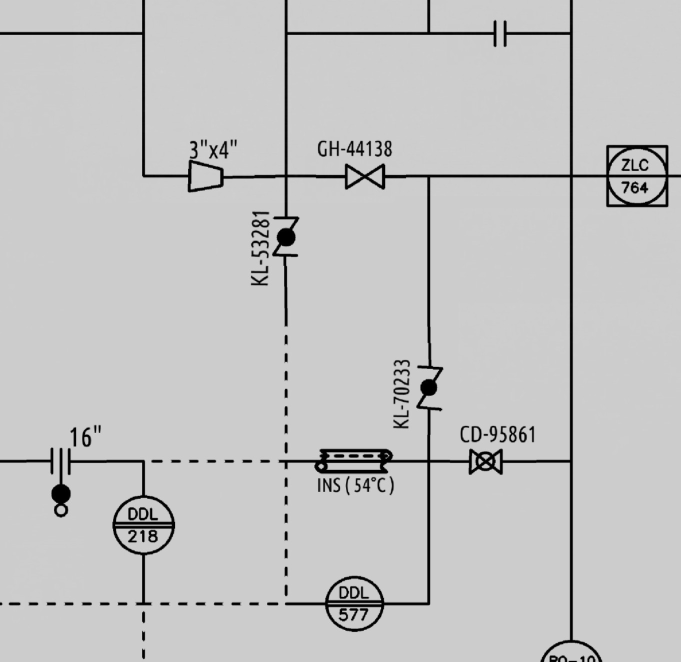
#> input picture tests/PID Test Image.jpg, 1362 x 1323 px (shown at 1/2 size); its folder holds only this picture in this run
$ python -i topology_engine.py   (imports and definitions only)
#> lines starting #> are read from the running program, lines starting #| are printed output that depends on the picture; after the words box and inside, x2 and y2 are one past the last pixel; in counts of white or black regions, pixels touching at a corner belong together
import cv2
import numpy as np
import math
import re
from collections import defaultdict

# ── Line-type detection constants ─────────────────────────────────────────
_THICKNESS_SAMPLES = 5     # number of perpendicular samples per segment
_DASH_WINDOW = 9           # pixels to scan along line for dash detection
_SOLID_FRACTION = 0.85     # ≥85% filled → "solid"

# ── Symbol categories for ISA-5.1 line classification ─────────────────────
# Equipment symbols (process lines connect these)
_EQUIPMENT_SYMBOLS = {
    "pump", "centrifugal_pump", "rotary_pump", "gear_pump", "diaphragm_pump",
    "valve", "gate_valve", "globe_valve", "ball_valve", "butterfly_valve",
    "check_valve", "control_valve", "safety_valve", "relief_valve",
    "vessel", "tank", "column", "reactor", "drum", "separator",
    "heat_exchanger", "shell_tube", "plate_exchanger", "air_cooler",
    "compressor", "centrifugal_compressor", "reciprocating_compressor",
    "filter", "strainer", "basket", "cartridge",
    "mixer", "agitator", "blender",
    "crusher", "grinder", "mill",
    "dryer", "evaporator", "distillation",
    "furnace", "boiler", "heater",
    "conveyor", "elevator",
    "motor", "engine", "turbine",
    "fan", "blower",
}

# Instrument symbols (signal lines connect these)
_INSTRUMENT_SYMBOLS = {
    "instrument", "indicator", "transmitter", "controller", "recorder",
    "gauge", "switch", "alarm", "meter", "sensor", "element", "transducer",
    "flow_indicator", "level_indicator", "pressure_indicator", "temperature_indicator",
    "flow_transmitter", "level_transmitter", "pressure_transmitter", "temperature_transmitter",
    "flow_controller", "level_controller", "pressure_controller", "temperature_controller",
    "flow_switch", "level_switch", "pressure_switch", "temperature_switch",
    "flow_meter", "level_meter", "pressure_meter", "temperature_meter",
}

# Utility source symbols
_UTILITY_SOURCE_SYMBOLS = {
    "steam_source", "air_source", "water_source", "gas_source",
    "nitrogen_source", "hydrogen_source", "oxygen_source",
    "utility_header", "drain", "vent", "flare",
}

# Utility destination symbols (things that USE utilities)
_UTILITY_DEST_SYMBOLS = {
    "steam_trap", "condensate", "drain", "vent",
    "relief_valve", "safety_valve",
}

# Instrument keywords for class name detection
_INSTRUMENT_KEYWORDS = {
    "indicator", "transmitter", "controller", "recorder", "gauge",
    "switch", "alarm", "meter", "sensor", "element", "transducer",
    "flow", "level", "pressure", "temperature",
}

# ISA-5.1 instrument tag regex: matches patterns like LIC-101, TI-102, PDIT-204
_INSTRUMENT_TAG_RE = re.compile(r'^(?P<type>[A-Z]{2,4})-(?P<loop>\d{2,4})$')


# [129 lines left out: functions _get_symbol_category, _find_symbols_near_endpoint, classify_line_by_symbols, _get_symbol_name, not called in this run]

LINE_SUBTYPES = {
    1: "continuous",
    2: "dotted",
    3: "2s_signal",
    4: "x_signal",
    5: "o_signal",
    6: "wavy",
    7: "turning",
    8: "1s_signal",
    9: "arrow",
    10: "2_slash",
    11: "software_link",
    12: "mechanical",
    13: "heat_trace",
    14: "dash_dot_dot",
}


# [268 lines left out: functions _sample_along_line, _detect_waviness, _detect_markers, _detect_dash_dot_dot, _detect_mechanical_markers, _detect_heat_trace and 3 more, not called in this run]


class TopologyEngine:
    @staticmethod
    def merge_segments(segments, angle_thresh=25, gap_thresh=50):
        """Merge collinear, nearby segments into longer lines using Union-Find."""
        if not segments:
            return []

        n = len(segments)
        segs = []
        for (p1, p2) in segments:
            x1, y1 = p1
            x2, y2 = p2
            if (x1, y1) > (x2, y2):
                x1, y1, x2, y2 = x2, y2, x1, y1
            length = np.hypot(x2-x1, y2-y1)
            angle = np.degrees(np.arctan2(y2-y1, x2-x1)) % 180
            segs.append((x1, y1, x2, y2, angle, length))

        # Spatial grid for fast neighbor lookup
        GRID = 50
        grid = defaultdict(list)
        for i, s in enumerate(segments):
            for px, py in [s[0], s[1]]:
                cell = (int(px // GRID), int(py // GRID))
                grid[cell].append(i)

        # Union-Find
        parent = list(range(n))
        def find(x):
            while parent[x] != x:
                parent[x] = parent[parent[x]]
                x = parent[x]
            return x
        def union(a, b):
            ra, rb = find(a), find(b)
            if ra != rb:
                parent[ra] = rb

        checked = set()
        for i in range(n):
            si = segs[i]
            candidates = set()
            for px, py in [(si[0], si[1]), (si[2], si[3])]:
                cell = (int(px // GRID), int(py // GRID))
                for dx in range(-1, 2):
                    for dy in range(-1, 2):
                        for j in grid.get((cell[0]+dx, cell[1]+dy), []):
                            if j != i:
                                candidates.add(j)

            for j in candidates:
                pair = (min(i,j), max(i,j))
                if pair in checked:
                    continue
                checked.add(pair)
                sj = segs[j]

                angle_diff = abs(si[4] - sj[4])
                if angle_diff > 90:
                    angle_diff = 180 - angle_diff
                if angle_diff > angle_thresh:
                    continue

                endpoints_i = [(si[0], si[1]), (si[2], si[3])]
                endpoints_j = [(sj[0], sj[1]), (sj[2], sj[3])]
                min_gap = min(np.hypot(pi[0]-pj[0], pi[1]-pj[1])
                              for pi in endpoints_i for pj in endpoints_j)

                if min_gap < gap_thresh:
                    union(i, j)

        # Collect merged lines
        components = defaultdict(list)
        for i in range(n):
            components[find(i)].append(i)

        merged = []
        for root, members in components.items():
            all_pts = []
            for idx in members:
                s = segs[idx]
                all_pts.append((s[0], s[1]))
                all_pts.append((s[2], s[3]))
            if len(all_pts) < 2:
                continue

            avg_angle = np.radians(segs[members[0]][4])
            ux, uy = np.cos(avg_angle), np.sin(avg_angle)
            projections = [(p[0]*ux + p[1]*uy, p) for p in all_pts]
            projections.sort(key=lambda x: x[0])

            p_start = projections[0][1]
            p_end = projections[-1][1]
            merged_len = np.hypot(p_end[0]-p_start[0], p_end[1]-p_start[1])
            if merged_len > 20:
                merged.append(((int(p_start[0]), int(p_start[1])),
                              (int(p_end[0]), int(p_end[1]))))

        return merged

    @staticmethod
    def find_lines(image_path, symbol_bboxes=None):
#> called with image_path = '../tests/PID Test Image.jpg'
        img = cv2.imread(image_path)
#> img is the input picture: shape (1323, 1362, 3); min 0, max 218, mean 195.7
        if img is None: return []
        if len(img.shape) == 3:
            gray = cv2.cvtColor(img, cv2.COLOR_BGR2GRAY)
        else:
            gray = img
        h, w = gray.shape
#> h = 1323; w = 1362

        all_segments = []
        kernel = cv2.getStructuringElement(cv2.MORPH_RECT, (1, 25))

        for thresh_val in [200, None]:
            if thresh_val is None:
                _, thresh = cv2.threshold(gray, 0, 255, cv2.THRESH_BINARY_INV + cv2.THRESH_OTSU)
            else:
                _, thresh = cv2.threshold(gray, thresh_val, 255, cv2.THRESH_BINARY_INV)

            closed = cv2.morphologyEx(thresh, cv2.MORPH_CLOSE, kernel)

            lines = cv2.HoughLinesP(closed, rho=1, theta=np.pi/180,
                                    threshold=50, minLineLength=30, maxLineGap=30)
            if lines is not None:
                for line in lines:
                    coords = line[0] if hasattr(line[0], '__len__') else line
                    x1, y1, x2, y2 = int(coords[0]), int(coords[1]), int(coords[2]), int(coords[3])
                    length = np.hypot(x2 - x1, y2 - y1)
                    if length > min(w, h) * 0.8:
                        continue
                    margin = 20
                    if (x1 < margin and x2 < margin) or (x1 > w - margin and x2 > w - margin):
                        continue
                    if (y1 < margin and y2 < margin) or (y1 > h - margin and y2 > h - margin):
                        continue
                    all_segments.append(((x1, y1), (x2, y2)))
#> this loop made 2 passes
#> pass 1, in find_lines, `_, thresh = cv2.threshold(gray, thresh_val, 255, cv2.THRESH_BINARY_INV)`:
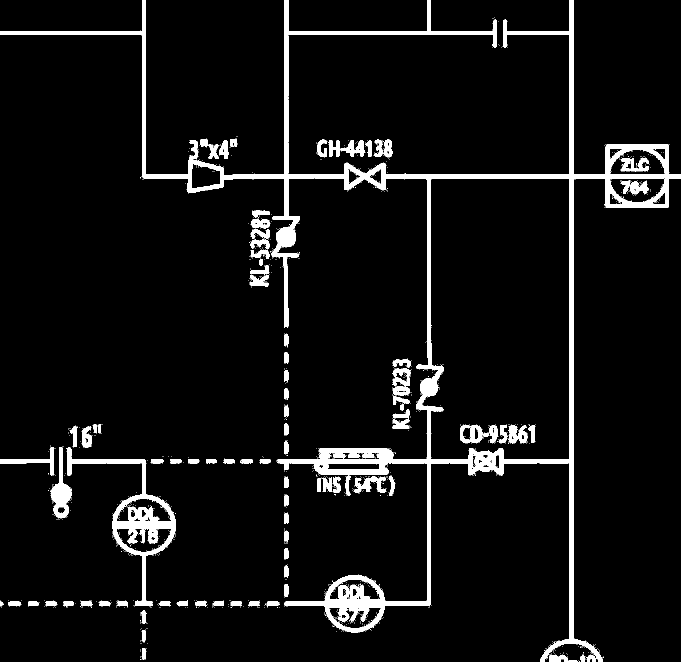
#> thresh: shape (1323, 1362) (shown at 1/2 size); 6.4% white; 1385 white regions (1286 under 20 px), largest, box (x1, y1, x2, y2) and area: (0, 0, 1362, 1323) 72739, (134, 894, 352, 1212) 10043, (100, 894, 144, 1037) 2521
#> pass 1, in find_lines, `closed = cv2.morphologyEx(thresh, cv2.MORPH_CLOSE, kernel)`:
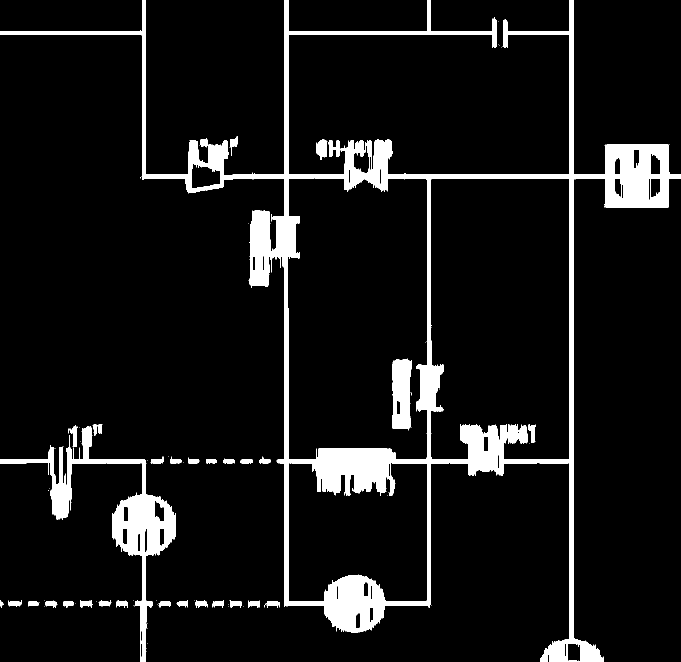
#> closed: shape (1323, 1362) (shown at 1/2 size); 8.3% white; 137 white regions (100 under 20 px), largest, box (x1, y1, x2, y2) and area: (0, 0, 1362, 1323) 110849, (0, 852, 352, 1323) 20658, (499, 420, 540, 576) 5381
#> pass 2, in find_lines, `_, thresh = cv2.threshold(gray, 0, 255, cv2.THRESH_BINARY_INV + cv2.TH..`:
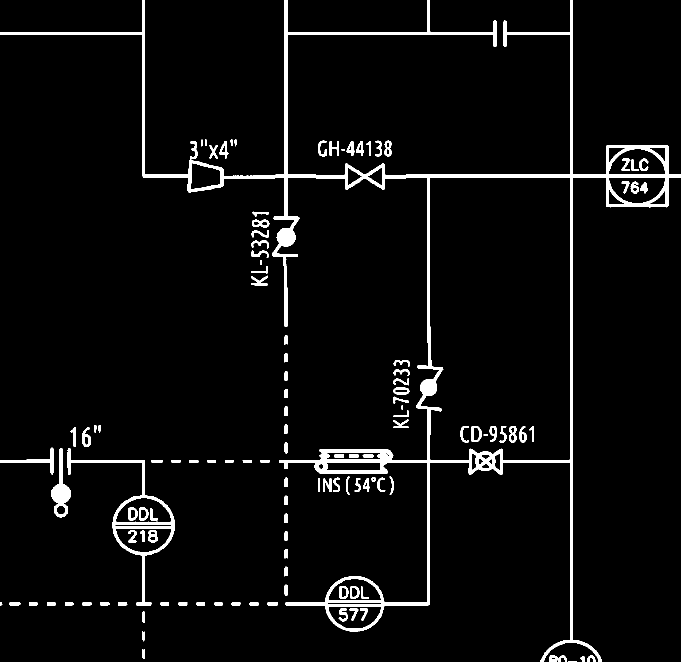
#> thresh: shape (1323, 1362) (shown at 1/2 size); 4.4% white; 120 white regions (1 under 20 px), largest, box (x1, y1, x2, y2) and area: (0, 0, 1362, 1323) 52432, (135, 896, 350, 1211) 5565, (103, 896, 141, 1035) 2038
#> pass 2, in find_lines, `closed = cv2.morphologyEx(thresh, cv2.MORPH_CLOSE, kernel)`:
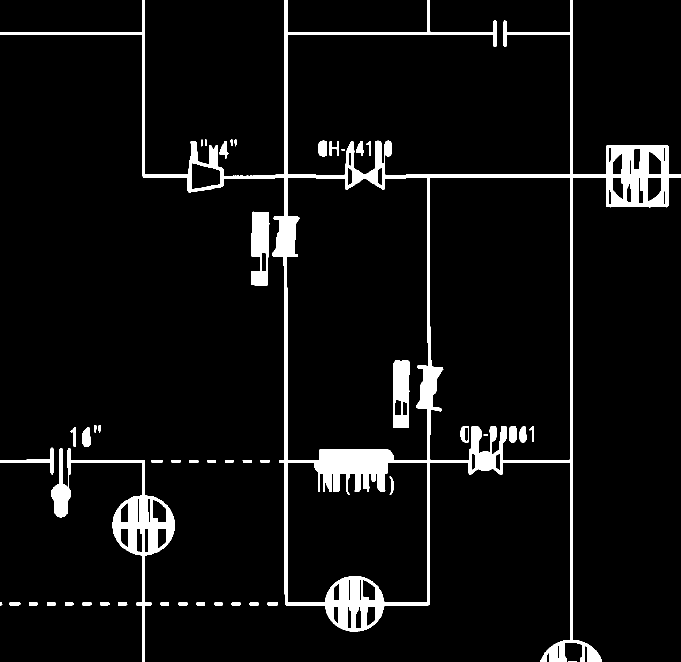
#> closed: shape (1323, 1362) (shown at 1/2 size); 6% white; 48 white regions (1 under 20 px), largest, box (x1, y1, x2, y2) and area: (0, 0, 1362, 1323) 80531, (103, 896, 350, 1323) 13341, (502, 423, 539, 571) 4148
#> after the loop, all_segments = 1520 items

        unique = []
        seen = set()
        for seg in all_segments:
            key = (seg[0][0]//5*5, seg[0][1]//5*5, seg[1][0]//5*5, seg[1][1]//5*5)
            if key not in seen:
                seen.add(key)
                unique.append(seg)
#> this loop made 1520 passes
#> (seg, key) on passes 1 to 3: (((575, 516), (575, 0)), (575, 515, 575, 0)), (((440, 353), (1361, 353)), (440, 350, 1360, 350)), (((576, 513), (576, 0)), (575, 510, 575, 0))
#> after the loop, seen = 1108 items; unique = 1108 items

        if symbol_bboxes:
            unique = TopologyEngine._filter_lines_in_boxes(unique, symbol_bboxes)

        unique = TopologyEngine.merge_segments(unique)
#> in merge_segments, `n = len(segments)`: n = 1108
#> the loop in merge_segments, `for (p1, p2) in segments:` made 1108 passes
#> (x1, y1, x2, y2, length, angle) on passes 1 to 12: (575, 0, 575, 516, 516, 90), (440, 353, 1361, 353, 921, 0), (576, 0, 576, 513, 513, 90), (857, 348, 857, 1211, 863, 90), (289, 0, 289, 356, 356, 90), (859, 348, 859, 1215, 867, 90), (290, 1104, 290, 1322, 218, 90), (860, 348, 860, 1209, 861, 90), (854, 868, 854, 1211, 343, 90), (284, 918, 284, 1322, 404, 90), (0, 66, 290, 66, 290, 0), (280, 354, 383, 354, 103, 0)
#> (x1, y1, x2, y2) on passes 328, 345, 374, 384, 485, 551: (862, 650, 862, 820), (863, 655, 863, 820), (568, 648, 568, 796), (280, 1212, 280, 1322), (865, 731, 865, 820), (864, 731, 864, 820)
#> after the loop in merge_segments, `for (p1, p2) in segments:`: segs = 1108 items, first 6: (575, 0, 575, 516, 90, 516), (440, 353, 1361, 353, 0, 921), (576, 0, 576, 513, 90, 513), (857, 348, 857, 1211, 90, 863), (289, 0, 289, 356, 90, 356), (859, 348, 859, 1215, 90, 867)
#> the loop in merge_segments, `for i, s in enumerate(segments):` made 1108 passes
#> s on passes 1 to 3: ((575, 516), (575, 0)), ((440, 353), (1361, 353)), ((576, 513), (576, 0))
#> the loop in merge_segments, `for i in range(n):` made 1108 passes
        return unique

    # [615 lines left out: functions find_lines_symbol_guided, trace_pipe_path, classify_lines, classify_line_type, classify_lines, _parse_tag and 8 more, not called in this run]

>>> result = TopologyEngine().find_lines('../tests/PID Test Image.jpg')
